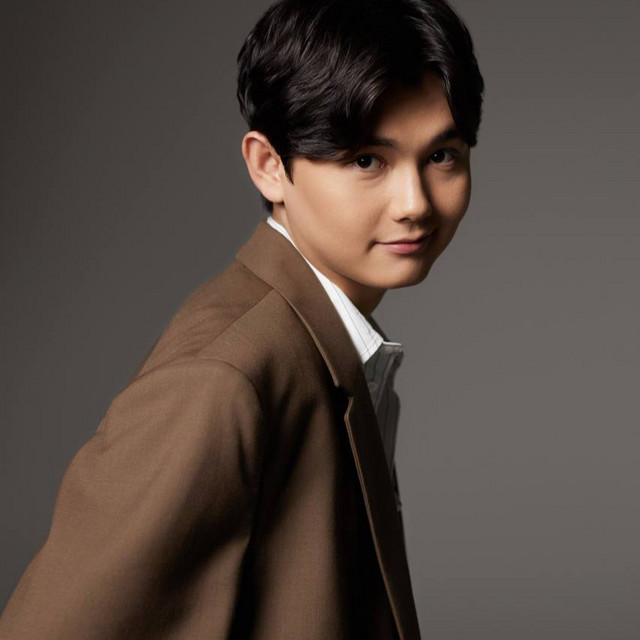
#> input picture photos/sadr.jpeg, 640 x 640 px, found by its file name
$ python face_detect.py
#> lines starting #> are read from the running program, lines starting #| are printed output that depends on the picture; after the words box and inside, x2 and y2 are one past the last pixel; in counts of white or black regions, pixels touching at a corner belong together
import cv2 as cv

img = cv.imread('photos/sadr.jpeg')
#> img is the input picture: shape (640, 640, 3); mean B, G, R 65, 71.8, 83.5
cv.imshow('Sadraddin', img)

gray = cv.cvtColor(img, cv.COLOR_BGR2GRAY)
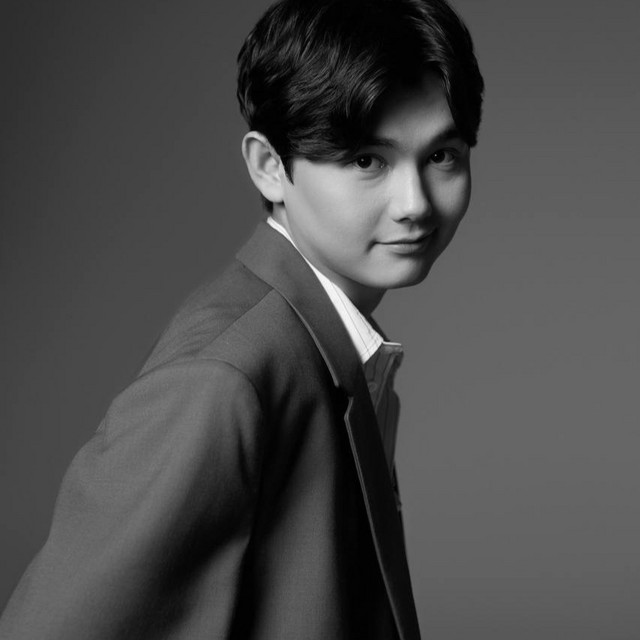
#> gray: shape (640, 640); min 0, max 251, mean 74.5
cv.imshow('Gray', gray)

haar_cascade = cv.CascadeClassifier('face/haar_face.xml')

faces_rect = haar_cascade.detectMultiScale(gray, scaleFactor=1.1, minNeighbors=3)
#> faces_rect = [[311, 86, 197, 197]]

print(f'Number of faces found = {len(faces_rect)} ')
#| Number of faces found = 1

for (x,y,w,h) in faces_rect:
    cv.rectangle(img, (x,y), (x+w,y+h), (0,255,0), thickness=2)
#> this loop made 1 pass
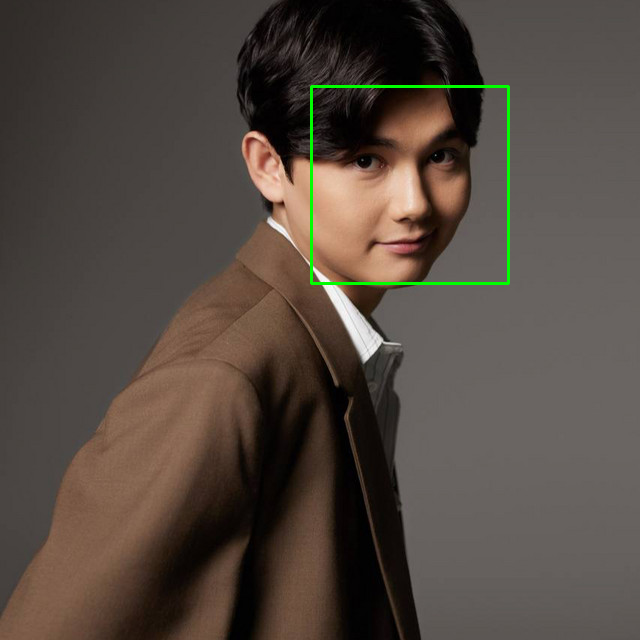
#> img: shape (640, 640, 3); 0.58% of pixels changed, all inside (x1, y1, x2, y2) = (310, 85, 510, 285)

cv.imshow('Detected Faces', img)
cv.waitKey(0)

$ run again, with photos/bananas.webp saved as photos/sadr.jpeg
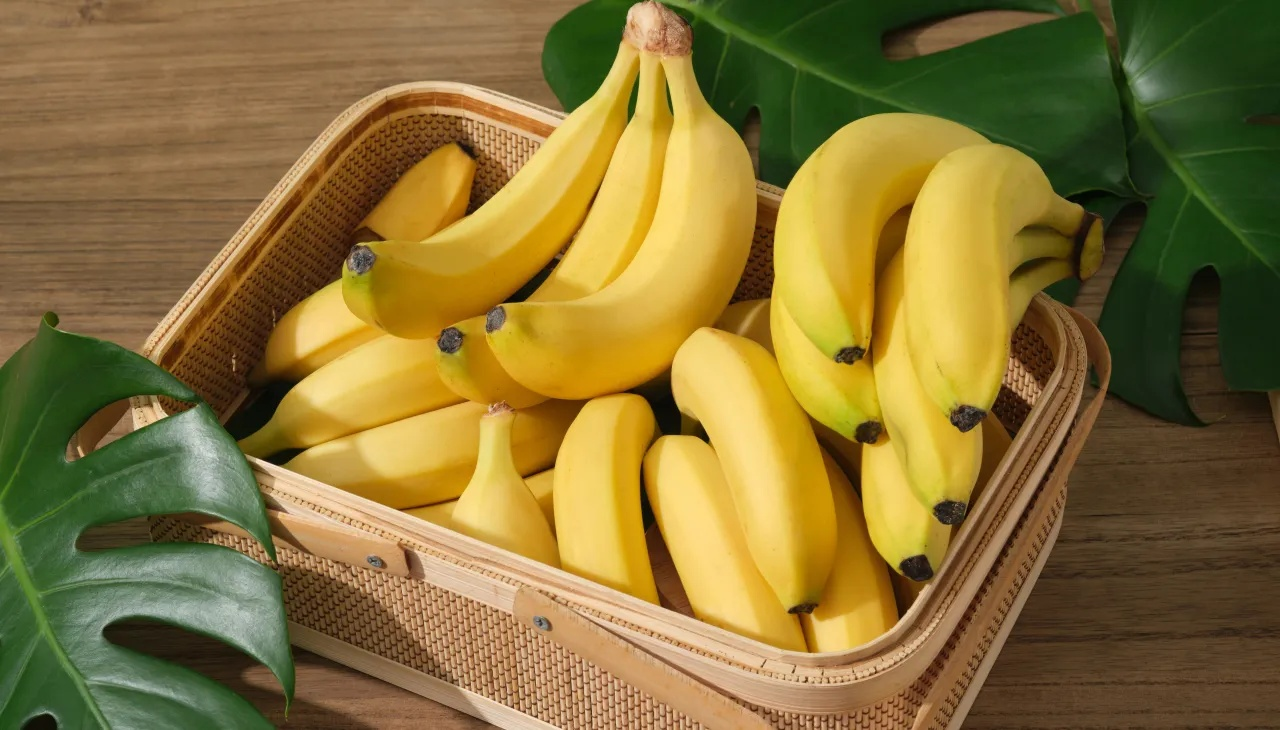
#> input picture photos/bananas.webp, 1280 x 730 px, found by its file name
#> img is the input picture: shape (730, 1280, 3); mean B, G, R 54.4, 114, 134.7
#> `gray = cv.cvtColor(img, cv.COLOR_BGR2GRAY)`:
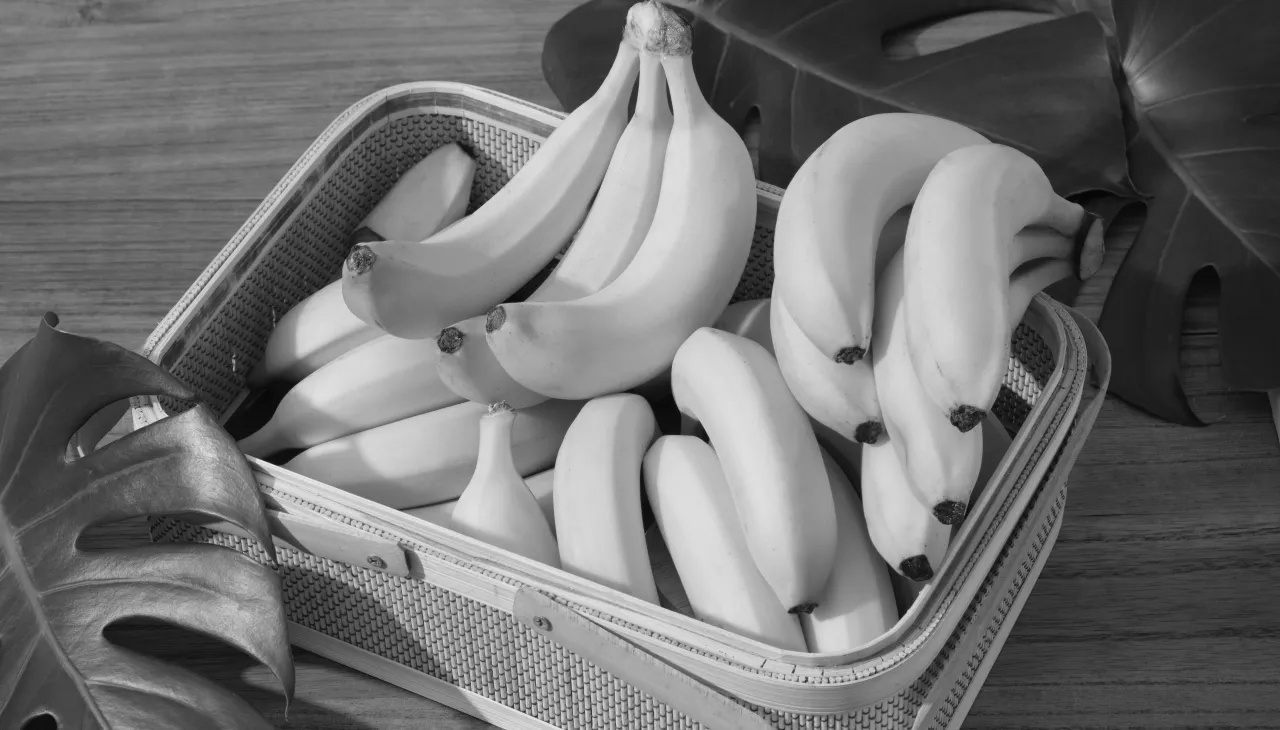
#> gray: shape (730, 1280); min 2, max 240, mean 113.4
#> faces_rect = ()
#| Number of faces found = 0

$ run again, with photos/cat2.jpg copied over photos/sadr.jpeg
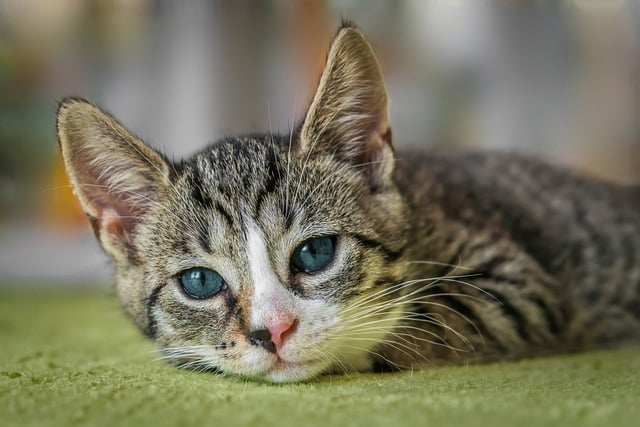
#> input picture photos/cat2.jpg, 640 x 427 px, found by its file name
#> img is the input picture: shape (427, 640, 3); mean B, G, R 93.2, 116.1, 119.1
#> `gray = cv.cvtColor(img, cv.COLOR_BGR2GRAY)`:
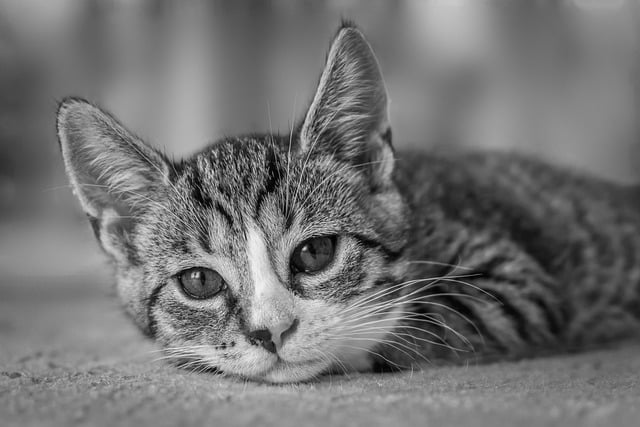
#> gray: shape (427, 640); min 0, max 249, mean 114.4
#> faces_rect = [[114, 265, 34, 34]]
#| Number of faces found = 1
#> the loop `for (x,y,w,h) in faces_rect:` made 1 pass
#> after the loop `for (x,y,w,h) in faces_rect:`:
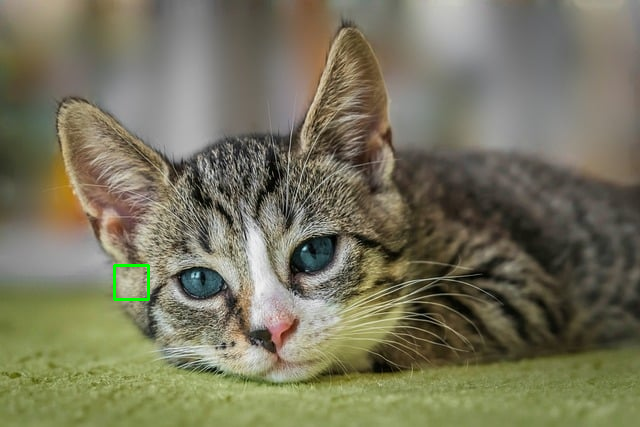
#> img: shape (427, 640, 3); 0.15% of pixels changed, all inside (x1, y1, x2, y2) = (113, 264, 150, 301)
